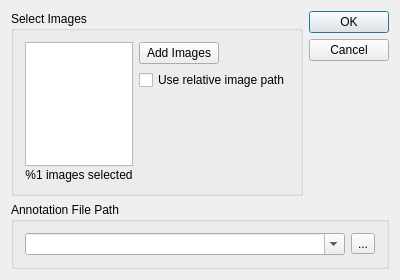
<ui version="4.0">
 <class>DlgAddImageClass</class>
 <widget class="QDialog" name="DlgAddImageClass">
  <property name="windowModality">
   <enum>Qt::ApplicationModal</enum>
  </property>
  <property name="geometry">
   <rect>
    <x>0</x>
    <y>0</y>
    <width>400</width>
    <height>280</height>
   </rect>
  </property>
  <property name="sizePolicy">
   <sizepolicy vsizetype="Fixed" hsizetype="Fixed">
    <horstretch>0</horstretch>
    <verstretch>0</verstretch>
   </sizepolicy>
  </property>
  <property name="minimumSize">
   <size>
    <width>400</width>
    <height>280</height>
   </size>
  </property>
  <property name="maximumSize">
   <size>
    <width>400</width>
    <height>280</height>
   </size>
  </property>
  <property name="windowTitle">
   <string>Add Images...</string>
  </property>
  <property name="modal">
   <bool>true</bool>
  </property>
  <layout class="QGridLayout">
   <item row="0" column="0">
    <layout class="QVBoxLayout">
     <item>
      <layout class="QHBoxLayout">
       <item>
        <widget class="QGroupBox" name="grpSelImage">
         <property name="title">
          <string>Select Images</string>
         </property>
         <layout class="QGridLayout">
          <item row="0" column="0">
           <layout class="QHBoxLayout">
            <item>
             <layout class="QVBoxLayout">
              <property name="spacing">
               <number>2</number>
              </property>
              <item>
               <widget class="QListWidget" name="lstImages" />
              </item>
              <item>
               <widget class="QLabel" name="lbCount">
                <property name="text">
                 <string>%1 images selected</string>
                </property>
                <property name="alignment">
                 <set>Qt::AlignCenter</set>
                </property>
               </widget>
              </item>
             </layout>
            </item>
            <item>
             <layout class="QVBoxLayout">
              <item>
               <widget class="QPushButton" name="btAddImages">
                <property name="sizePolicy">
                 <sizepolicy vsizetype="Fixed" hsizetype="Fixed">
                  <horstretch>0</horstretch>
                  <verstretch>0</verstretch>
                 </sizepolicy>
                </property>
                <property name="text">
                 <string>Add Images</string>
                </property>
               </widget>
              </item>
              <item>
               <widget class="QCheckBox" name="ckSaveRel">
                <property name="text">
                 <string>Use relative image path</string>
                </property>
               </widget>
              </item>
              <item>
               <spacer>
                <property name="orientation">
                 <enum>Qt::Vertical</enum>
                </property>
                <property name="sizeHint">
                 <size>
                  <width>20</width>
                  <height>40</height>
                 </size>
                </property>
               </spacer>
              </item>
             </layout>
            </item>
           </layout>
          </item>
         </layout>
        </widget>
       </item>
       <item>
        <layout class="QVBoxLayout">
         <item>
          <widget class="QDialogButtonBox" name="buttonBox">
           <property name="orientation">
            <enum>Qt::Vertical</enum>
           </property>
           <property name="standardButtons">
            <set>QDialogButtonBox::Cancel|QDialogButtonBox::NoButton|QDialogButtonBox::Ok</set>
           </property>
          </widget>
         </item>
         <item>
          <spacer>
           <property name="orientation">
            <enum>Qt::Vertical</enum>
           </property>
           <property name="sizeHint">
            <size>
             <width>20</width>
             <height>40</height>
            </size>
           </property>
          </spacer>
         </item>
        </layout>
       </item>
      </layout>
     </item>
     <item>
      <widget class="QGroupBox" name="grpFilePath">
       <property name="title">
        <string>Annotation File Path</string>
       </property>
       <layout class="QGridLayout">
        <item row="0" column="0">
         <layout class="QHBoxLayout">
          <item>
           <widget class="QComboBox" name="cbPath">
            <property name="editable">
             <bool>true</bool>
            </property>
           </widget>
          </item>
          <item>
           <widget class="QToolButton" name="btSelPath">
            <property name="text">
             <string>...</string>
            </property>
           </widget>
          </item>
         </layout>
        </item>
       </layout>
      </widget>
     </item>
    </layout>
   </item>
  </layout>
 </widget>
 <layoutdefault spacing="6" margin="11" />
 <resources />
 <connections>
  <connection>
   <sender>buttonBox</sender>
   <signal>accepted()</signal>
   <receiver>DlgAddImageClass</receiver>
   <slot>accept()</slot>
   <hints>
    <hint type="sourcelabel">
     <x>342</x>
     <y>37</y>
    </hint>
    <hint type="destinationlabel">
     <x>293</x>
     <y>6</y>
    </hint>
   </hints>
  </connection>
  <connection>
   <sender>buttonBox</sender>
   <signal>rejected()</signal>
   <receiver>DlgAddImageClass</receiver>
   <slot>reject()</slot>
   <hints>
    <hint type="sourcelabel">
     <x>362</x>
     <y>71</y>
    </hint>
    <hint type="destinationlabel">
     <x>187</x>
     <y>9</y>
    </hint>
   </hints>
  </connection>
 </connections>
</ui>
